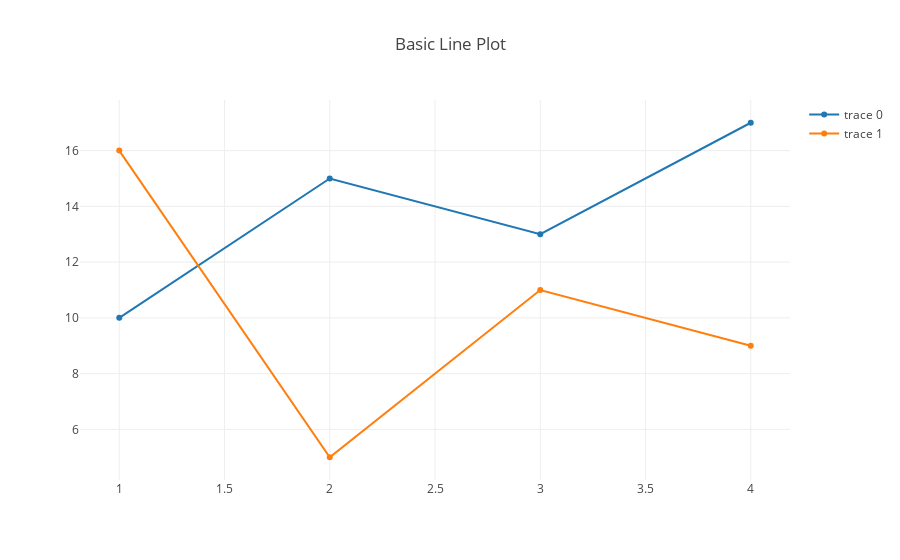

The notebook cell this image was saved under:
### Markdown cell above
## basic-line-plot

### Code cell
def draw(): Unit = {
    val trace1 = Scatter(
      Seq(1, 2, 3, 4),
      Seq(10, 15, 13, 17)
    )

    val trace2 = Scatter(
      Seq(1, 2, 3, 4),
      Seq(16, 5, 11, 9)
    )

    val data = Seq(trace1, trace2)
    val layout = Layout(title = "Basic Line Plot")
    plot(data, layout)
}
draw()

### Figure 1 — Plotly figure (JSON) as saved in the notebook; plotly's stock layout.template omitted (floating-point values rounded to 4 significant figures)
{"data": [{"type": "scatter", "x": [1, 2, 3, 4], "y": [10, 15, 13, 17]}, {"type": "scatter", "x": [1, 2, 3, 4], "y": [16, 5, 11, 9]}], "layout": {"title": "Basic Line Plot"}}
